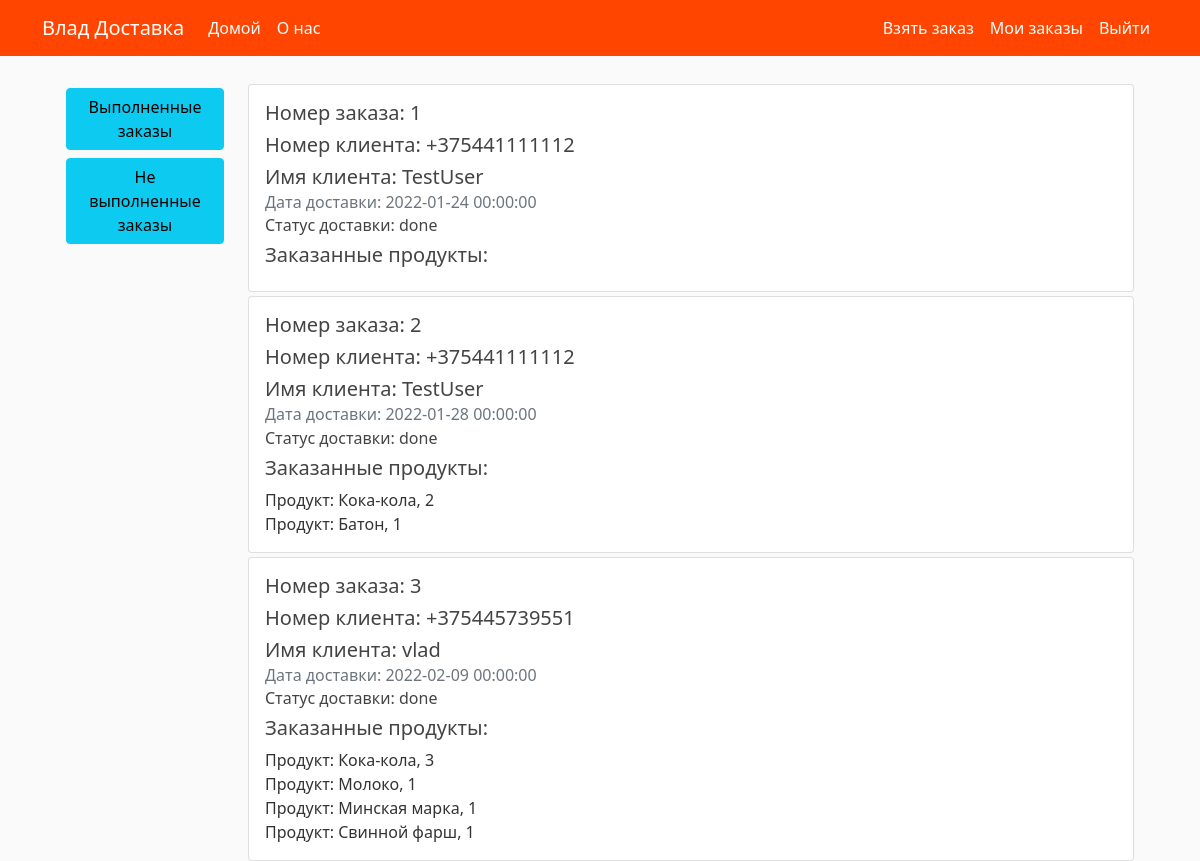
The app's page /orders (signed in), older data.
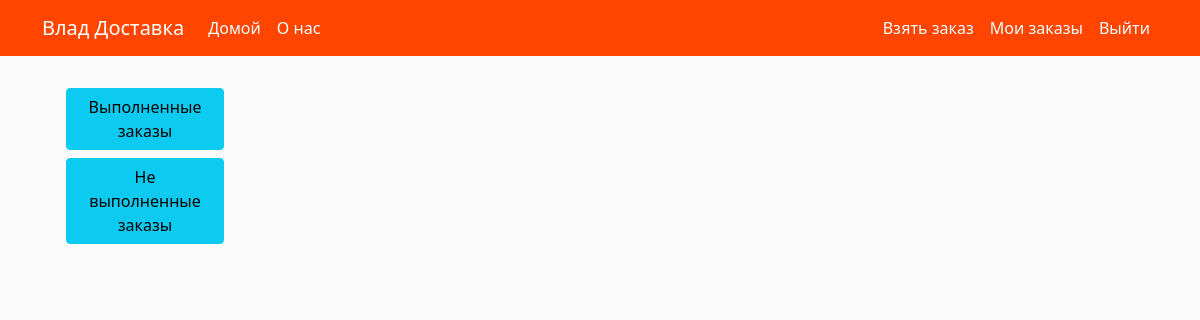
The same page, newer data.
### bd_project/models.py (models this page shows, shortened)
class BaseModel(Model):
    id = PrimaryKeyField(unique=True)
    class Meta:
        database = db
        order_by = 'id'

class Order(BaseModel):
    user_id = ForeignKeyField(User, backref='orders', null=False)
    courier_id = ForeignKeyField(Courier, backref='orders', null=True)
    address = CharField(max_length=20, null=False)
    time_creation = DateTimeField(default=datetime.utcnow(), null=False)
    time_of_delivery = DateTimeField(null=False)
    status = CharField(max_length=10, default='not done')
    class Meta:
        db_table = 'Orders'

class User(BaseModel, UserMixin):
    username = CharField(max_length=20, unique=True, null=False)
    email = CharField(max_length=20, unique=True, null=False)
    phone = CharField(max_length=15, unique=True, null=False)
    address = CharField(max_length=20, null=False)
    password = CharField(max_length=60, null=False)
    class Meta:
        db_table = 'Users'

class OrderList(BaseModel):
    order_id = ForeignKeyField(Order, backref='products')
    product_id = ForeignKeyField(Product, backref='orders', null=False)
    amount = IntegerField(null=False)
    class Meta:
        db_table = 'OrderList'

class Product(BaseModel):
    name = CharField(20, unique=True, null=False)
    price = DoubleField(null=False)
    description = TextField(null=False)
    weight = IntegerField(null=False)
    image = CharField(null=False)
    category = CharField(null=False)
    class Meta:
        db_table = 'Products'

### bd_project/couriers/routes.py (the view)
@couriers.route('/orders')
def current_courier_orders():
    courier = Courier.get(session['courier'])
    return render_template('current_orders.html', orders=courier.orders)

### bd_project/templates/current_orders.html (shortened to what this page needs)
{% extends 'layout.html' %}
{% block content %}
<div class="container">
    <div class="row">
        <div class="col-2">
            <div class="btn-group mt-2">
                <a type="button" class="btn btn-info" href="{{ url_for('couriers.done_orders') }}">
                    Выполненные заказы
                </a>
            </div>
            <div class="btn-group  mt-2">
                <a type="button" class="btn btn-info" href="{{ url_for('couriers.not_done_orders') }}">
                    Не выполненные заказы
                </a>
            </div>
        </div>
        <div class="col-10">
            {% for order in orders %}
            <div class="card mt-1" style="width: 100%;">
                <div class="card-body">
                    <h5 class="card-title">Номер заказа: {{ order.id }}</h5>
                    <h5 class="card-title">Номер клиента: {{ order.user_id.phone }}</h5>
                    <h5 class="card-title">Имя клиента: {{ order.user_id.username }}</h5>
                    <h6 class="card-subtitle mb-2 text-muted">Дата доставки: {{ order.time_of_delivery }}</h6>
                    <h6 class="card-subtitle mb-2">Статус доставки: {{ order.status }}</h6>
                    <h5>Заказанные продукты:</h5>
                    {% for product in order.products %}
                    <span>Продукт: {{ product.product_id.name }}, {{ product.amount }} </span><br>
                    {% endfor %}
                </div>
            </div>
            {% endfor %}
        </div>
    </div>
</div>
{% endblock content %}

### bd_project/templates/layout.html (shortened to what this page needs)
<!DOCTYPE html>
<html lang="en">
<head>
    <link href="https://cdn.jsdelivr.net/npm/bootstrap@5.1.3/dist/css/bootstrap.min.css" rel="stylesheet"
>
    <link rel="stylesheet" type="text/css" href="{{ url_for('static',filename='main.css') }}">
</head>
<body>
<header class="site-header">
    <nav class="navbar navbar-expand-md navbar-dark bg-steel fixed-top">
        <div class="container">
            <a class="navbar-brand mr-4" href="{{ url_for('main.home') }}">Влад Доставка</a>
            <div class="collapse navbar-collapse" id="navbarToggle">
                <div class="navbar-nav me-auto">
                    <a class="nav-item nav-link" href="{{ url_for('main.home') }}">Домой</a>
                    <a class="nav-item nav-link" href="#">О нас</a>
                </div>
                {% if current_user.is_authenticated and current_user.username == 'admin' %}
                <div class="navbar-nav ms-auto">
                    <a class="nav-item nav-link" href="{{ url_for('main.admin_page') }}">Страница Админа</a>
                    <a class="nav-item nav-link" href="{{ url_for('users.logout') }}">Выйти</a>
                </div>
                {% elif current_user.is_authenticated %}
                <div class="navbar-nav ms-auto">
                    <a class="nav-item nav-link" href="{{ url_for('users.current_orders') }}">Мои заказы</a>
                    <a class="nav-item nav-link" href="{{ url_for('users.account') }}">Аккаунт</a>
                    <a class="nav-item nav-link" href="{{ url_for('users.logout') }}">Выйти</a>
                </div>
                {% elif session['courier'] %}
                <div class="navbar-nav ms-auto">
                    <a class="nav-item nav-link" href="{{ url_for('couriers.all_orders') }} ">Взять заказ</a>
                    <a class="nav-item nav-link" href=" {{ url_for('couriers.current_courier_orders') }} ">Мои заказы</a>
                    <a class="nav-item nav-link" href="{{ url_for('couriers.logout') }}">Выйти</a>
                </div>
                {% else %}
                <div class="navbar-nav ms-auto">
                    <a class="nav-item nav-link" href="{{ url_for('users.login') }}">Войти как пользователь</a>
                    <a class="nav-item nav-link" href="{{ url_for('couriers.login') }}">Войти как курьер</a>
                    <a class="nav-item nav-link" href="{{ url_for('users.register') }}">Регистрация</a>
                </div>
                {% endif %}
            </div>
        </div>
    </nav>
</header>
<main role="main" class="container">
    <div class="row">
        <div class="col">
            {% block content %}{% endblock %}
        </div>
    </div>
</main>
</body>
</html>

### bd_project/static/main.css (style rules this page uses)
body { background: #fafafa; color: #333333; margin-top: 5rem; }
.bg-steel { background-color: #FF4500; }
.site-header .navbar-nav .nav-link { color: #F0FFFF; }
a { text-decoration: none; }

Row changes from the older to the newer data that the page shows:
removed Order: id "1", user_id.phone "+375441111112", user_id.username "TestUser", time_of_delivery "2022-01-24 00:00:00", status "done"
removed Order: id "2", user_id.phone "+375441111112", user_id.username "TestUser", time_of_delivery "2022-01-28 00:00:00", status "done"
removed OrderList: product_id.name "Кока-кола", amount "2"
removed OrderList: product_id.name "Батон", amount "1", shown under "2"
removed Order: id "3", user_id.phone "+375445739551", user_id.username "vlad", time_of_delivery "2022-02-09 00:00:00", status "done"
removed OrderList: product_id.name "Кока-кола", amount "3"
removed OrderList: product_id.name "Молоко", amount "1", shown under "3"
removed OrderList: product_id.name "Минская марка", amount "1", shown under "3"
removed OrderList: product_id.name "Свинной фарш", amount "1", shown under "3"
